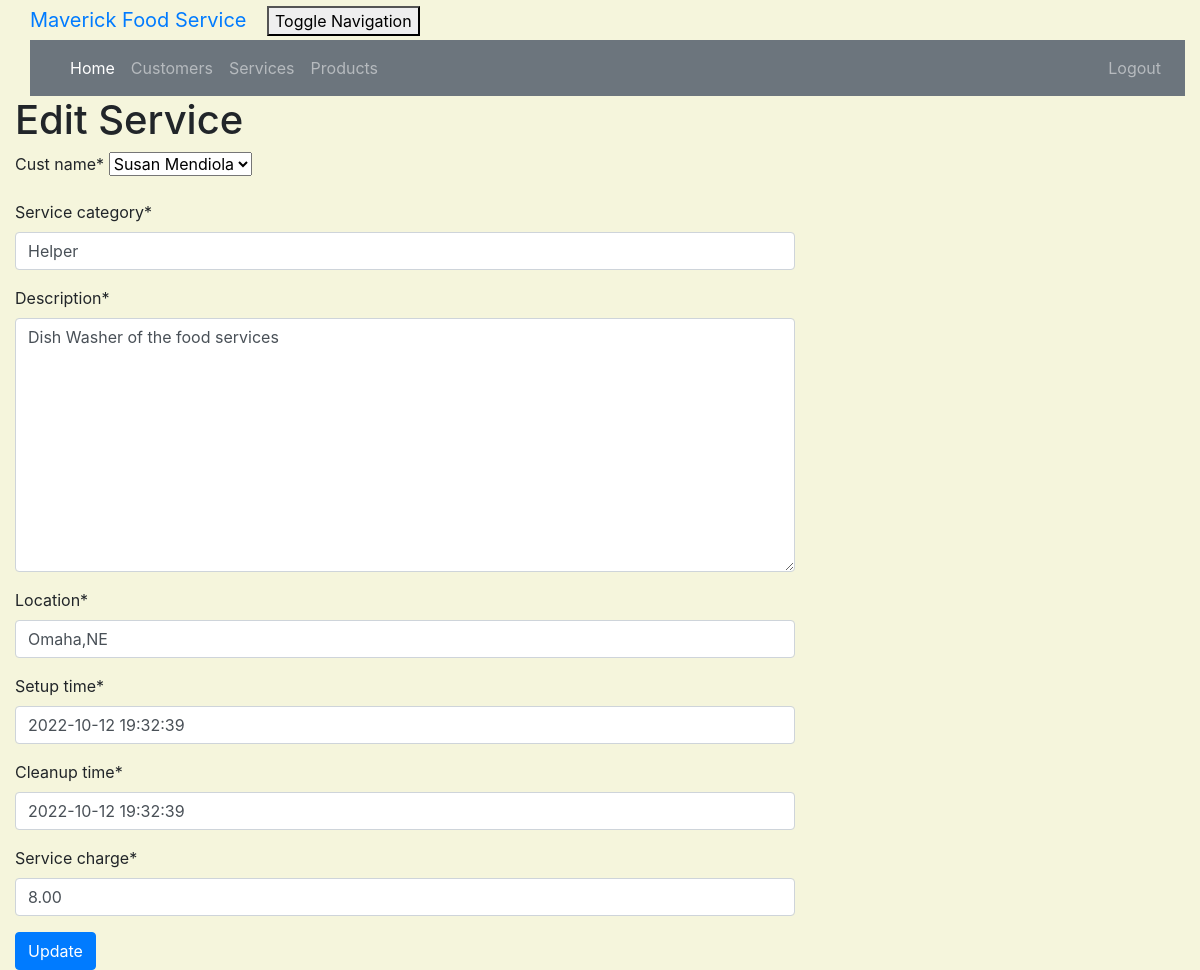
The page /service/3/edit/ (signed in) on the database its author committed.
### crm/models.py (models this page shows, shortened)
class Customer(models.Model):
    cust_name = models.CharField(max_length=50)
    email = models.EmailField(max_length=100)
    phone = models.CharField(max_length=20)
    bldgroom = models.CharField(max_length=100)
    address = models.CharField(max_length=200)
    city = models.CharField(max_length=50)
    state = models.CharField(max_length=50)
    zipcode = models.CharField(max_length=10)
    organization = models.CharField(max_length=100)
    role = models.CharField(max_length=100)
    def __str__ (self):
        return self.cust_name

class Service(models.Model):
    cust_name = models.ForeignKey(Customer, on_delete=models.CASCADE, related_name='services')
    service_category = models.CharField(max_length=100)
    description = models.TextField()
    location = models.CharField(max_length=200)
    setup_time = models.DateTimeField(
        default=timezone.now)
    cleanup_time = models.DateTimeField(
        default=timezone.now)
    service_charge = models.DecimalField(max_digits=10, decimal_places=2)
    created_date = models.DateTimeField(
        default=timezone.now)
    updated_date = models.DateTimeField(auto_now_add=True)

### crm/views.py (the view)
# urls.py: path('service/<int:pk>/edit/', views.service_edit, name='service_edit'),
@login_required
def service_edit(request, pk):
    service = get_object_or_404(Service, pk=pk)
    if request.method == "POST":
        form = ServiceForm(request.POST, instance=service)
        if form.is_valid():
            service = form.save()
            service.updated_date = timezone.now()
            service.save()
            services = Service.objects.filter(created_date__lte=timezone.now())
            return render(request, 'crm/service_list.html', {'services': services})
    else:
        form = ServiceForm(instance=service)
    return render(request, 'crm/service_edit.html', {'form': form})

### crm/forms.py
class ServiceForm(forms.ModelForm):
    class Meta:
        model = Service
        fields = (
            'cust_name', 'service_category', 'description', 'location', 'setup_time', 'cleanup_time', 'service_charge')

### crm/templates/crm/service_edit.html (shortened to what this page needs)
<!DOCTYPE html>
<html lang="en">
{% extends 'crm/base.html' %}
{% load crispy_forms_tags %}
{% block content %}
    <h1>Edit Service</h1>
    <form method="POST" class="service-form">{% csrf_token %}
        {{ form|crispy }}
        <button type="submit" class="btn btn-primary">Update</button>
    </form>
{% endblock %}

### crm/static/css/portfolio.css (style rules this page uses)
body { padding-left: 15px; }

### crm/templates/crm/service_edit.html (style rules this page uses)
body { background-color: beige; }

### rows shown on the page
Customer: cust_name "Susan Mendiola"
Service: service_category "Helper", description "Dish Washer of the food services", location "Omaha,NE", setup_time "2022-10-12 19:32:39", cleanup_time "2022-10-12 19:32:39", service_charge "8.00"
